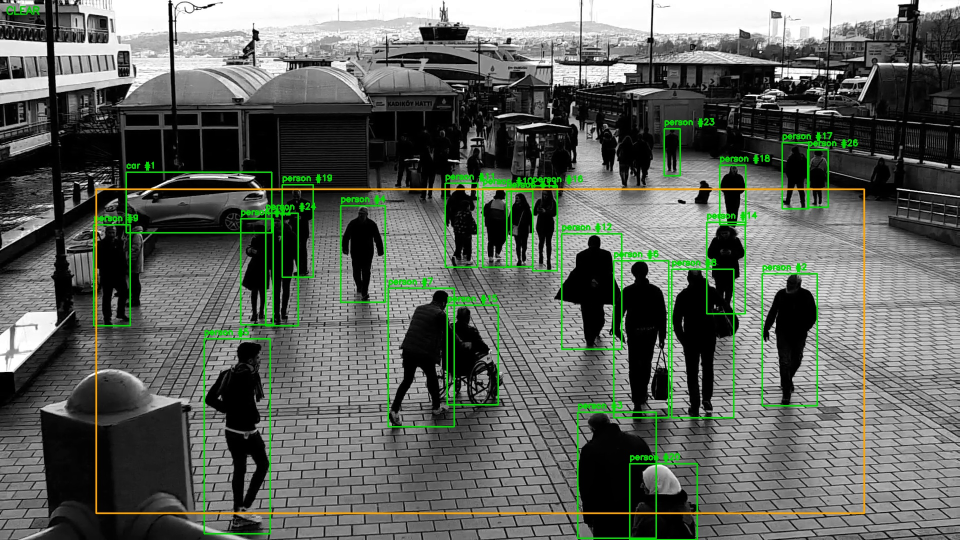
#> input picture test_results/screenshots/people_walking_tracking.jpg, 1920 x 1080 px (shown at 1/2 size)
$ python build_06_from_tests.py
#> lines starting #> are read from the running program, lines starting #| are printed output that depends on the picture
"""Build 06-style SYSTEM VISUAL RESULTS composite from NEW test_results screenshots."""
from pathlib import Path
import cv2
import numpy as np
from PIL import Image, ImageDraw, ImageFont

ROOT = Path(__file__).resolve().parent
SRC = ROOT / "test_results" / "screenshots"
OUT = ROOT / "ppt_visual_results" / "06_system_visual_results_new.png"

CANVAS_W, CANVAS_H = 1920, 1080
BG = (248, 250, 252); CARD = (255, 255, 255)
INK = (15, 23, 42); SUB = (71, 85, 105); LINE = (203, 213, 225)
BLUE = (29, 78, 216); RED = (185, 28, 28)
TINT_BLUE = (239, 246, 255); TINT_RED = (254, 242, 242)

def _pick(names):
    for n in names:
        p = Path("C:/Windows/Fonts") / n
        if p.exists(): return str(p)
    return None
_REG = _pick(["segoeui.ttf", "arial.ttf"])
_BOLD = _pick(["segoeuib.ttf", "arialbd.ttf"]) or _REG
_cache = {}
def F(size, bold=False):
    k = (size, bold)
    if k not in _cache:
        try: _cache[k] = ImageFont.truetype(_BOLD if bold else _REG, size)
        except Exception: _cache[k] = ImageFont.load_default()
    return _cache[k]

def cover(bgr, w, h):
    im = Image.fromarray(cv2.cvtColor(bgr, cv2.COLOR_BGR2RGB))
    sw, sh = im.size
    s = max(w / sw, h / sh)
    im = im.resize((int(np.ceil(sw*s)), int(np.ceil(sh*s))), Image.LANCZOS)
    x, y = (im.size[0]-w)//2, (im.size[1]-h)//2
    return im.crop((x, y, x+w, y+h))

def panel(cv, d, x, y, w, h, bgr):
    d.rectangle([x-2, y-2, x+w+2, y+h+2], fill=CARD, outline=LINE, width=2)
    cv.paste(cover(bgr, w, h), (x, y))

def caption(d, cx, y, s, size=18):
    f = F(size, True)
    d.text((cx - d.textlength(s, font=f)/2, y), s, font=f, fill=INK)

def arrow(d, x, cy, s=0.9):
    d.line([(x, cy), (x+24*s, cy)], fill=SUB, width=5)
    d.polygon([(x+20*s, cy-11*s), (x+38*s, cy), (x+20*s, cy+11*s)], fill=SUB)

def title_block(d, t, st):
    d.text((60, 34), t, font=F(36, True), fill=INK)
    d.text((60, 86), st, font=F(20), fill=SUB)
    d.line([(60, 120), (CANVAS_W-60, 120)], fill=LINE, width=2)

def wrap(d, text, font, maxw):
    words, lines, cur = str(text).split(), [], ""
    for w in words:
        t = (cur+" "+w).strip()
        if not cur or d.textlength(t, font=font) <= maxw: cur = t
        else: lines.append(cur); cur = w
    if cur: lines.append(cur)
    return lines

def load(name):
    p = SRC / name
    if not p.is_file():
        p2 = ROOT / "ppt_visual_results" / name
        if p2.is_file(): p = p2
    img = cv2.imread(str(p))
    if img is None: raise FileNotFoundError(p)
    print(f"  {name} {img.shape[1]}x{img.shape[0]}")
    return img

def dashboard_card(w, h):
    """Control-room style dashboard built from REAL test_results/report.md numbers."""
    img = Image.new("RGB", (w, h), (13, 20, 36))
    d = ImageDraw.Draw(img)
    d.rounded_rectangle([0, 0, w-1, h-1], radius=10, fill=(13, 20, 36), outline=LINE, width=2)
    d.text((18, 12), "PARIDRISHTI  LIVE DASHBOARD", font=F(17, True), fill=(125, 211, 252))
    d.text((18, 36), "test_results batch  2026-09-15", font=F(13), fill=(148, 163, 184))
    stats = [
        ("streams", "5 videos  PASS 5/5"),
        ("tracking", "26 IDs crowd stable"),
        ("fence", "23 intrusions (people)"),
        ("condition", "CLEAR + BLURRY robust"),
        ("ANPR", "KA02MH7256  0.99"),
        ("face", "saish match  0.96"),
    ]
    y = 62
    for k, v in stats:
        d.rounded_rectangle([18, y, w-18, y+30], radius=6, fill=(30, 41, 59))
        d.text((28, y+7), k.upper(), font=F(12, True), fill=(148, 163, 184))
        d.text((150, y+7), v, font=F(13, True), fill=(241, 245, 249))
        y += 34
    return img

def main():
    rows = [
        ("NORMAL CONDITIONS", "clear scene, full reliability",
         ["people_walking_tracking.jpg", "people_walking_2_tracking.jpg", "car_moving_tracking.jpg"],
         ["CROWD TRACKING (26 IDs)", "GROUP TRACKING (10 IDs)", "TRAFFIC TRACKING (14 IDs)"]),
        ("DEGRADED CONDITIONS", "blur handled, measured reliability",
         ["blur_people_walking_detection.jpg", "blur_people_walking_tracking.jpg", "car_moving_2_detection.jpg"],
         ["BLURRY DETECTION", "BLURRY TRACKING", "STREET DETECTION"]),
        ("ZONE + ANPR", "fence consensus + plate read",
         ["car_moving_2_tracking.jpg", "car_moving_2_plate_two.jpg", "dashboard_live_alerts_top.png"],
         ["RESTRICTED ZONE", "ANPR 2 CARS KA02MH7256", "LIVE DASHBOARD: 2 VIDEOS + ALL ALERTS"]),
    ]
    img, d = Image.new("RGB", (CANVAS_W, CANVAS_H), BG), None
    img, d = img, ImageDraw.Draw(img)
    title_block(d, "PARIDRISHTI - SYSTEM VISUAL RESULTS",
                "Rebuilt from NEW test_results/screenshots batch (2026-09-15) - all outputs from the implemented pipeline")
    PW, PH = 490, 265
    lx, x0 = 60, 296
    xs = [x0, x0+PW+46, x0+2*(PW+46)]
    for ri, (label, sub, files, caps) in enumerate(rows):
        y = 140 + ri*300
        d.rounded_rectangle([lx, y, lx+218, y+PH], radius=12,
                            fill=TINT_BLUE if ri < 2 else TINT_RED, outline=LINE, width=2)
        d.text((lx+20, y+22), f"ROW {ri+1}", font=F(19, True), fill=BLUE)
        yy = y+58
        for s in wrap(d, label, F(16, True), 178):
#> in wrap, `words, lines, cur = str(text).split(), [], ""`: words = ['NORMAL', 'CONDITIONS']; cur = ''
            d.text((lx+20, yy), s, font=F(16, True), fill=INK); yy += 22
#> this loop made 1 pass
#> after the loop, yy = 220
        yy += 8
#> yy = 228
        for s in wrap(d, sub, F(13), 178):
            d.text((lx+20, yy), s, font=F(13), fill=SUB); yy += 19
#> this loop made 1 pass
#> (s, k in F, yy) on pass 1: ('clear scene, full reliability', (13, False), 247)
#> after the loop, yy = 247
        for pi, (fn, cap) in enumerate(zip(files, caps)):
            if fn == "DASHBOARD":
                card = dashboard_card(PW, PH)
                d.rectangle([xs[pi]-2, y-2, xs[pi]+PW+2, y+PH+2], fill=CARD, outline=LINE, width=2)
                img.paste(card, (xs[pi], y))
            else:
                panel(img, d, xs[pi], y, PW, PH, load(fn))
#> in load, img is the input picture: shape (1080, 1920, 3); mean B, G, R 92.2, 99.2, 94
#|   people_walking_tracking.jpg 1920x1080
#> in cover, `im = im.resize((int(np.ceil(sw*s)), int(np.ceil(sh*s))), Image.LANCZOS)`:
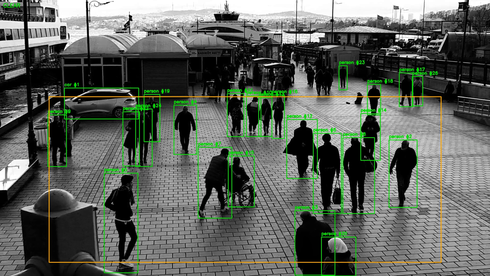
#> im: PIL image 490x276 RGB; mean R, G, B 94.1, 99.4, 92.3
#> in cover, `return im.crop((x, y, x+w, y+h))`:
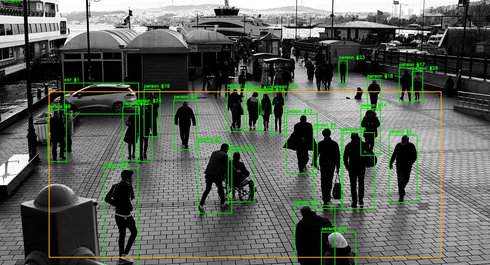
#> returned value: PIL image 490x265 RGB; mean R, G, B 91.8, 97.1, 89.9
#> in panel, `cv.paste(cover(bgr, w, h), (x, y))`:
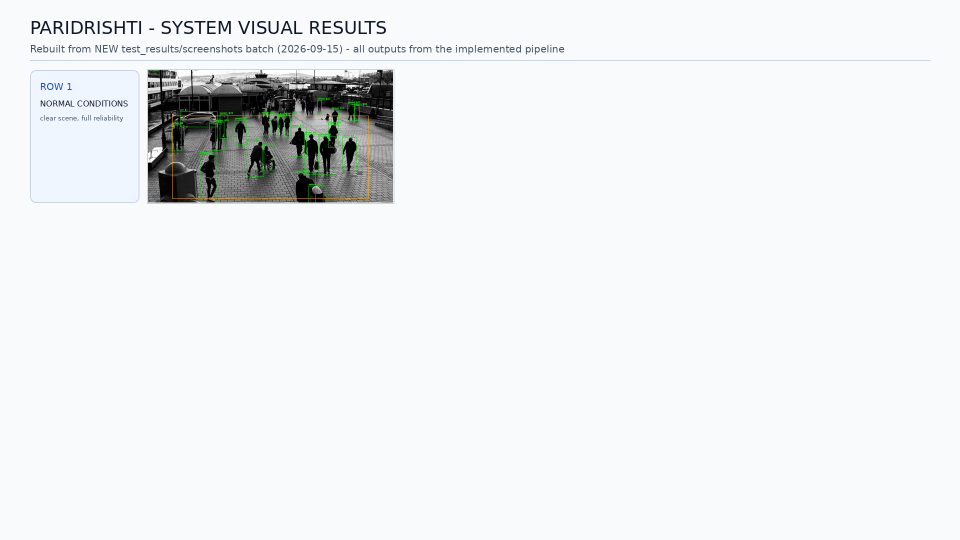
#> cv: PIL image 1920x1080 RGB (shown at 1/2 size); mean R, G, B 236.7, 239.1, 240.8
            caption(d, xs[pi]+PW//2, y+PH+8, cap)
            if pi < 2: arrow(d, xs[pi]+PW+5, y+PH//2)
#> pass 2 of the loop in main, `for ri, (label, sub, files, caps) in enumerate(rows):`:
#> in main, `y = 140 + ri*300`: y = 440
#> in main, `yy = y+58`: yy = 498
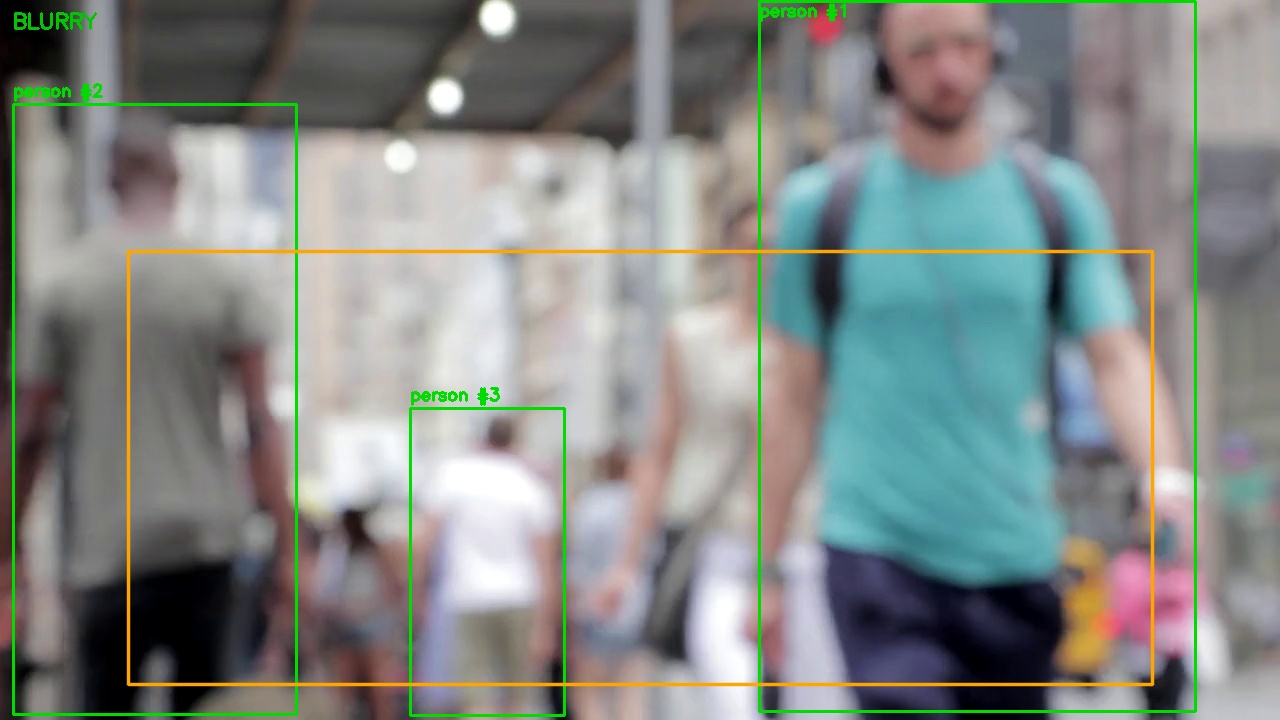
#> input picture test_results/screenshots/blur_people_walking_detection.jpg, 1280 x 720 px
#> in load, img is the input picture: shape (720, 1280, 3); mean B, G, R 133.3, 137.1, 131.9
#|   blur_people_walking_detection.jpg 1280x720
#> in cover (call 4), `return im.crop((x, y, x+w, y+h))`:
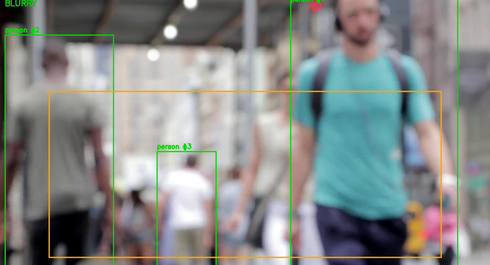
#> returned value: PIL image 490x265 RGB; mean R, G, B 133.2, 137.8, 134.9
#> in panel (call 4), `cv.paste(cover(bgr, w, h), (x, y))`:
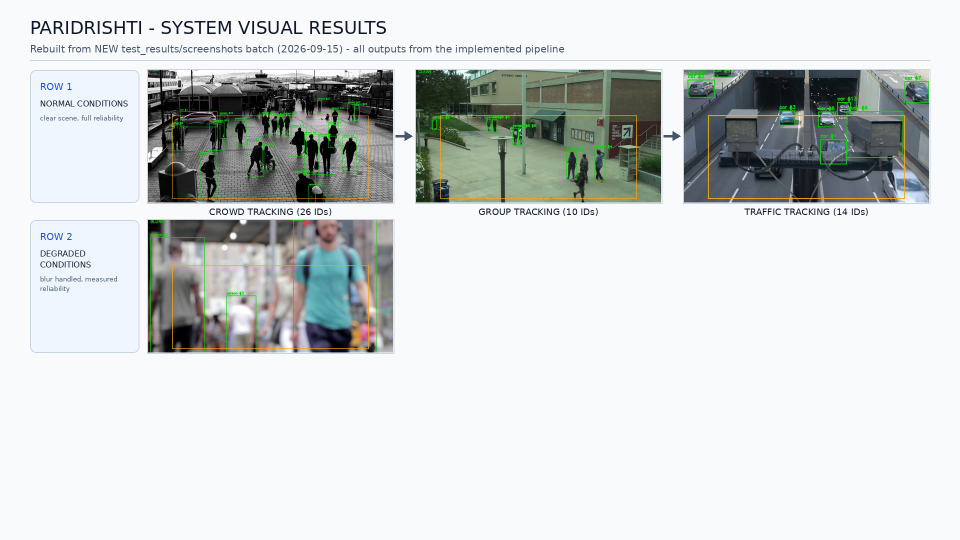
#> cv: PIL image 1920x1080 RGB (shown at 1/2 size); mean R, G, B 208.9, 213.2, 213.1
    d.text((60, CANVAS_H-34), "Row 1: normal pipeline.  Row 2: BLURRY-condition robustness.  Row 3: ZoneMonitor + ANPR KA02MH7256 + realtime alerting.",
           font=F(17), fill=SUB)
    OUT.parent.mkdir(parents=True, exist_ok=True)
    img.save(OUT, "PNG")
    print(f"saved {OUT.name} ({OUT.stat().st_size//1024} KB)")

if __name__ == "__main__":
#> (the run stopped early here; a loop or call above may not have finished)
